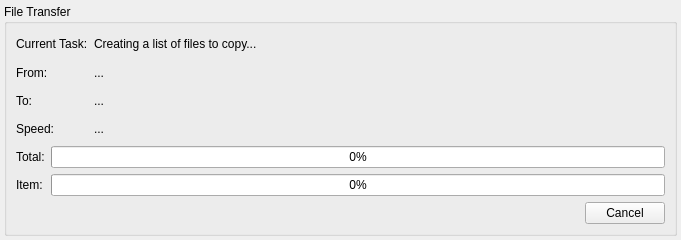
<?xml version="1.0" encoding="UTF-8"?>
<ui version="4.0">
 <class>FileTransferWidget</class>
 <widget class="QWidget" name="FileTransferWidget">
  <property name="geometry">
   <rect>
    <x>0</x>
    <y>0</y>
    <width>681</width>
    <height>240</height>
   </rect>
  </property>
  <property name="sizePolicy">
   <sizepolicy hsizetype="Preferred" vsizetype="Fixed">
    <horstretch>0</horstretch>
    <verstretch>0</verstretch>
   </sizepolicy>
  </property>
  <layout class="QVBoxLayout" name="verticalLayout_3">
   <property name="leftMargin">
    <number>4</number>
   </property>
   <property name="topMargin">
    <number>4</number>
   </property>
   <property name="rightMargin">
    <number>4</number>
   </property>
   <property name="bottomMargin">
    <number>4</number>
   </property>
   <item>
    <widget class="QGroupBox" name="groupBox">
     <property name="title">
      <string>File Transfer</string>
     </property>
     <layout class="QVBoxLayout" name="verticalLayout">
      <item>
       <layout class="QGridLayout" name="gridLayout">
        <item row="0" column="0">
         <widget class="QLabel" name="label_task_title">
          <property name="text">
           <string>Current Task:</string>
          </property>
         </widget>
        </item>
        <item row="0" column="1">
         <widget class="QLabel" name="label_task">
          <property name="sizePolicy">
           <sizepolicy hsizetype="Expanding" vsizetype="Preferred">
            <horstretch>1</horstretch>
            <verstretch>0</verstretch>
           </sizepolicy>
          </property>
          <property name="text">
           <string>Creating a list of files to copy...</string>
          </property>
         </widget>
        </item>
        <item row="1" column="0">
         <widget class="QLabel" name="label_source_title">
          <property name="text">
           <string>From:</string>
          </property>
         </widget>
        </item>
        <item row="1" column="1">
         <widget class="QLabel" name="label_source">
          <property name="sizePolicy">
           <sizepolicy hsizetype="Expanding" vsizetype="Preferred">
            <horstretch>1</horstretch>
            <verstretch>0</verstretch>
           </sizepolicy>
          </property>
          <property name="text">
           <string>...</string>
          </property>
         </widget>
        </item>
        <item row="2" column="0">
         <widget class="QLabel" name="label_target_title">
          <property name="text">
           <string>To:</string>
          </property>
         </widget>
        </item>
        <item row="2" column="1">
         <widget class="QLabel" name="label_target">
          <property name="sizePolicy">
           <sizepolicy hsizetype="Expanding" vsizetype="Preferred">
            <horstretch>1</horstretch>
            <verstretch>0</verstretch>
           </sizepolicy>
          </property>
          <property name="text">
           <string>...</string>
          </property>
         </widget>
        </item>
        <item row="3" column="0">
         <widget class="QLabel" name="label_speed_title">
          <property name="text">
           <string>Speed:</string>
          </property>
         </widget>
        </item>
        <item row="3" column="1">
         <widget class="QLabel" name="label_speed">
          <property name="sizePolicy">
           <sizepolicy hsizetype="Expanding" vsizetype="Preferred">
            <horstretch>1</horstretch>
            <verstretch>0</verstretch>
           </sizepolicy>
          </property>
          <property name="text">
           <string>...</string>
          </property>
         </widget>
        </item>
       </layout>
      </item>
      <item>
       <layout class="QHBoxLayout" name="horizontalLayout">
        <item>
         <layout class="QVBoxLayout" name="verticalLayout_2">
          <item>
           <widget class="QLabel" name="label_progress_total">
            <property name="text">
             <string>Total:</string>
            </property>
           </widget>
          </item>
          <item>
           <widget class="QLabel" name="label_progress_current">
            <property name="text">
             <string>Item:</string>
            </property>
           </widget>
          </item>
         </layout>
        </item>
        <item>
         <layout class="QVBoxLayout" name="verticalLayout_4">
          <item>
           <widget class="QProgressBar" name="progress_total">
            <property name="value">
             <number>0</number>
            </property>
           </widget>
          </item>
          <item>
           <widget class="QProgressBar" name="progress_current">
            <property name="value">
             <number>0</number>
            </property>
           </widget>
          </item>
         </layout>
        </item>
       </layout>
      </item>
      <item>
       <layout class="QHBoxLayout" name="horizontalLayout_2">
        <item>
         <spacer name="horizontalSpacer">
          <property name="orientation">
           <enum>Qt::Orientation::Horizontal</enum>
          </property>
          <property name="sizeHint" stdset="0">
           <size>
            <width>40</width>
            <height>20</height>
           </size>
          </property>
         </spacer>
        </item>
        <item>
         <widget class="QPushButton" name="button_cancel">
          <property name="text">
           <string>Cancel</string>
          </property>
         </widget>
        </item>
       </layout>
      </item>
     </layout>
    </widget>
   </item>
  </layout>
 </widget>
 <resources/>
 <connections/>
</ui>
